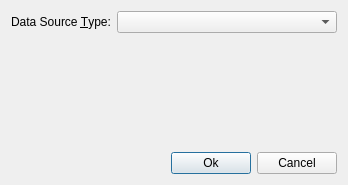
<?xml version="1.0" encoding="UTF-8"?>
<ui version="4.0">
 <class>DataSourceConnectParametersDialog</class>
 <widget class="QDialog" name="DataSourceConnectParametersDialog">
  <property name="geometry">
   <rect>
    <x>0</x>
    <y>0</y>
    <width>348</width>
    <height>185</height>
   </rect>
  </property>
  <property name="windowTitle">
   <string>Data Source Connect Parameters</string>
  </property>
  <layout class="QVBoxLayout" name="verticalLayout">
   <item>
    <layout class="QHBoxLayout" name="horizontalLayout">
     <item>
      <widget class="QLabel" name="label">
       <property name="text">
        <string>Data Source &amp;Type:</string>
       </property>
       <property name="buddy">
        <cstring>dataSourceTypeComboBox</cstring>
       </property>
      </widget>
     </item>
     <item>
      <widget class="QComboBox" name="dataSourceTypeComboBox">
       <property name="sizePolicy">
        <sizepolicy hsizetype="Preferred" vsizetype="Fixed">
         <horstretch>1</horstretch>
         <verstretch>0</verstretch>
        </sizepolicy>
       </property>
      </widget>
     </item>
    </layout>
   </item>
   <item>
    <widget class="QStackedWidget" name="stackedWidget"/>
   </item>
   <item>
    <layout class="QHBoxLayout" name="horizontalLayout_2">
     <item>
      <spacer name="horizontalSpacer">
       <property name="orientation">
        <enum>Qt::Horizontal</enum>
       </property>
       <property name="sizeHint" stdset="0">
        <size>
         <width>40</width>
         <height>20</height>
        </size>
       </property>
      </spacer>
     </item>
     <item>
      <widget class="QPushButton" name="okButton">
       <property name="text">
        <string>Ok</string>
       </property>
       <property name="default">
        <bool>true</bool>
       </property>
      </widget>
     </item>
     <item>
      <widget class="QPushButton" name="cancelButton">
       <property name="text">
        <string>Cancel</string>
       </property>
      </widget>
     </item>
    </layout>
   </item>
  </layout>
 </widget>
 <resources/>
 <connections>
  <connection>
   <sender>cancelButton</sender>
   <signal>clicked()</signal>
   <receiver>DataSourceConnectParametersDialog</receiver>
   <slot>reject()</slot>
   <hints>
    <hint type="sourcelabel">
     <x>306</x>
     <y>165</y>
    </hint>
    <hint type="destinationlabel">
     <x>346</x>
     <y>168</y>
    </hint>
   </hints>
  </connection>
 </connections>
</ui>
